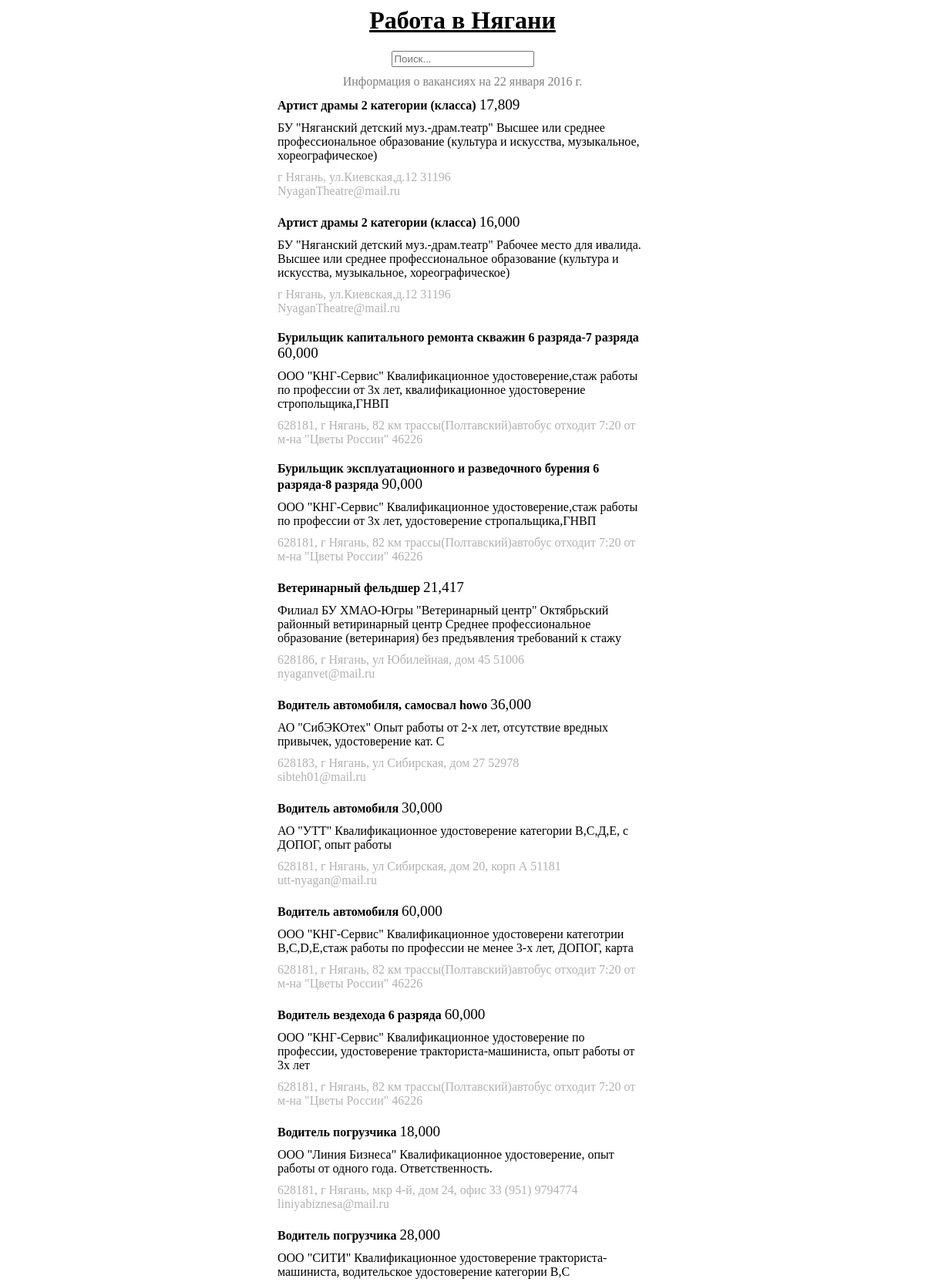
The page / (upper part) on the database its author committed.
### tables this page shows
CREATE TABLE `all_vacancies` (
          `profession` TEXT(255) NOT NULL,
          `organisation` TEXT(255) NOT NULL,
          `additions` TEXT(255) NOT NULL,
          `salary` TEXT(255) NOT NULL,
          `address` TEXT(255) NOT NULL,
          `contacts` TEXT(255) NOT NULL,
          `search` TEXT(800) NOT NULL,
          `date` TEXT(10) NOT NULL,
          `hash` TEXT(32) NOT NULL,
          PRIMARY KEY ("hash")
        );

### mrpropper/db/sqlite.php (called while the page is built, shortened)
<?php
class Model {
    protected $db;
    public function __construct()
    {
        try {
            $this->db = new PDO('sqlite:' . __DIR__ . '/' . self::DB_NAME);
        } catch (PDOException $e) {
            return "Error: ".$e;
        }
        $this->db->exec("pragma synchronous = off;");
        $this->db->exec('CREATE TABLE IF NOT EXISTS `'.self::DB_PREFIX.'vacancies` (
          `profession` TEXT(255) NOT NULL,
          `organisation` TEXT(255) NOT NULL,
          `additions` TEXT(255) NOT NULL,
          `salary` TEXT(255) NOT NULL,
          `address` TEXT(255) NOT NULL,
          `contacts` TEXT(255) NOT NULL,
          `search` TEXT(800) NOT NULL,
          `date` TEXT(10) NOT NULL,
          `hash` TEXT(32) NOT NULL,
          PRIMARY KEY ("hash")
        )');
        $this->db->exec('CREATE TABLE IF NOT EXISTS `'.self::DB_PREFIX.'service` (
          `try_date` TEXT(10) NOT NULL,
          `file_date` TEXT(255) NOT NULL,
          `hash_filedate` TEXT(32) NOT NULL,
          PRIMARY KEY ("hash_filedate")
        )');
    }
    public function getList($date)
    {
        $stmt = $this->db->prepare('SELECT `profession`, `organisation`, `additions`, `salary`, `address`, `contacts`, `search`, `date`, `hash` FROM `'. self::DB_PREFIX .'vacancies` WHERE `date` = ?');
        $stmt->bindValue(1, $date, PDO::PARAM_STR);
        $stmt->execute();
        $res = $stmt->fetchAll(PDO::FETCH_ASSOC);
        return $res;
    }
    function getLastDateRec()
    {
        $stmt = $this->db->prepare('SELECT `try_date`, `file_date`, `hash_filedate` FROM `'. self::DB_PREFIX .'service` WHERE `try_date` = (SELECT max(try_date) FROM `'. self::DB_PREFIX .'service`)');
        $stmt->execute();
        $res = $stmt->fetchAll(PDO::FETCH_ASSOC);
        return $res[0];
    }
}

### index.php (the view, shortened to what this page needs)
<?php
require_once __DIR__ . '/mrpropper/db/sqlite.php';
$db = new Model();
$lrec = $db->getLastDateRec();
$listdate = $lrec['file_date'];
$res = $db->getList($lrec['try_date']);
?>
<html>
<head>
    <link rel="stylesheet" type="text/css" href="/css/common.css">
</head>
<body>
    <header class="container">
        <h1 class="maintitle"><a href="http://vk.com/ny86pub">Работа в Нягани</a></h1>
        <div id="search">
            <input type="text" id="searchfield" placeholder="Поиск..."/>
            <div class="info"><?=$listdate?></div>
        </div>
    </header>
    <section class="container">
        <? foreach ($res as $vacancy): ?>
            <div class="vacancy" id="<?=$vacancy['hash']?>">
                <div class="line">
                    <span class="title"><?=$vacancy['profession']?></span>
                    <span class="salary"><?=number_format($vacancy['salary'], 0, '.', ',')?></span>
                </div>
                <span><?=$vacancy['organisation']?></span>
                <span><?=$vacancy['additions']?></span>
                <div class="confidence">
                    <span><?= nl2br($vacancy['address'])?></span>
                    <span><?= nl2br($vacancy['contacts'])?></span>
                </div>
            </div>
        <? endforeach; ?>
    </section>
</body>
</html>

### css/common.css (style rules this page uses)
body { font-size: 100%; }
.container { width: 480px; margin: 3px auto 3px auto; text-align: center; }
.title { font-weight: bold; }
.vacancy { text-align: left; margin-bottom: 20px; }
.line { margin: 0 0 10px 0; }
.confidence { margin: 10px 0 0 0; color: #b2b2b2; }
.salary { font-size: 120%; }
#searchstring, .info { color: gray; }
#searchfield, .info { margin: 0 0 10px 0; }
.maintitle a { color: black; }

### rows shown on the page
all_vacancies: profession "Артист драмы 2 категории (класса)", salary "17,809", organisation "БУ \"Няганский детский муз.-драм.театр\"", additions "Высшее или среднее профессиональное образование (культура и искусства, музыкальное, хореографическое)", address "г Нягань, ул.Киевская,д.12", contacts "31196 NyaganTheatre@mail.ru"
all_vacancies: profession "Артист драмы 2 категории (класса)", salary "16,000", organisation "БУ \"Няганский детский муз.-драм.театр\"", additions "Рабочее место для ивалида. Высшее или среднее профессиональное образование (культура и искусства, музыкальное, хореографическое)", address "г Нягань, ул.Киевская,д.12", contacts "31196 NyaganTheatre@mail.ru"
all_vacancies: profession "Бурильщик капитального ремонта скважин 6 разряда-7 разряда", salary "60,000", organisation "ООО \"КНГ-Сервис\"", additions "Квалификационное удостоверение,стаж работы по профессии от 3х лет, квалификационное удостоверение стропольщика,ГНВП", address "628181, г Нягань, 82 км трассы(Полтавский)автобус отходит 7:20 от м-на \"Цветы России\"", contacts "46226"
all_vacancies: profession "Бурильщик эксплуатационного и разведочного бурения 6 разряда-8 разряда", salary "90,000", organisation "ООО \"КНГ-Сервис\"", additions "Квалификационное удостоверение,стаж работы по профессии от 3х лет, удостоверение стропальщика,ГНВП", address "628181, г Нягань, 82 км трассы(Полтавский)автобус отходит 7:20 от м-на \"Цветы России\"", contacts "46226"
all_vacancies: profession "Ветеринарный фельдшер", salary "21,417", organisation "Филиал БУ ХМАО-Югры \"Ветеринарный центр\" Октябрьский районный ветиринарный центр", additions "Среднее профессиональное образование (ветеринария) без предъявления требований к стажу", address "628186, г Нягань, ул Юбилейная, дом 45", contacts "51006 nyaganvet@mail.ru"
all_vacancies: profession "Водитель автомобиля, самосвал howo", salary "36,000", organisation "АО \"СибЭКОтех\"", additions "Опыт работы от 2-х лет, отсутствие вредных привычек, удостоверение кат. С", address "628183, г Нягань, ул Сибирская, дом 27", contacts "52978 sibteh01@mail.ru"
all_vacancies: profession "Водитель автомобиля", salary "30,000", organisation "АО \"УТТ\"", additions "Квалификационное удостоверение категории В,С,Д,Е, с ДОПОГ, опыт работы", address "628181, г Нягань, ул Сибирская, дом 20, корп А", contacts "51181 utt-nyagan@mail.ru"
all_vacancies: profession "Водитель автомобиля", salary "60,000", organisation "ООО \"КНГ-Сервис\"", additions "Квалификационное удостоверени категотрии B,C,D,E,cтаж работы по профессии не менее 3-х лет, ДОПОГ, карта", address "628181, г Нягань, 82 км трассы(Полтавский)автобус отходит 7:20 от м-на \"Цветы России\"", contacts "46226"
all_vacancies: profession "Водитель вездехода 6 разряда", salary "60,000", organisation "ООО \"КНГ-Сервис\"", additions "Квалификационное удостоверение по профессии, удостоверение тракториста-машиниста, опыт работы от 3х лет", address "628181, г Нягань, 82 км трассы(Полтавский)автобус отходит 7:20 от м-на \"Цветы России\"", contacts "46226"
all_vacancies: profession "Водитель погрузчика", salary "18,000", organisation "ООО \"Линия Бизнеса\"", additions "Квалификационное удостоверение, опыт работы от одного года. Ответственность.", address "628181, г Нягань, мкр 4-й, дом 24, офис 33", contacts "(951) 9794774 liniyabiznesa@mail.ru"
all_vacancies: profession "Водитель погрузчика", salary "28,000", organisation "ООО \"СИТИ\"", additions "Квалификационное удостоверение тракториста-машиниста, водительское удостоверение категории В,С"

### other values the page prints
$listdate "Информация о вакансиях на 22 января 2016 г."
